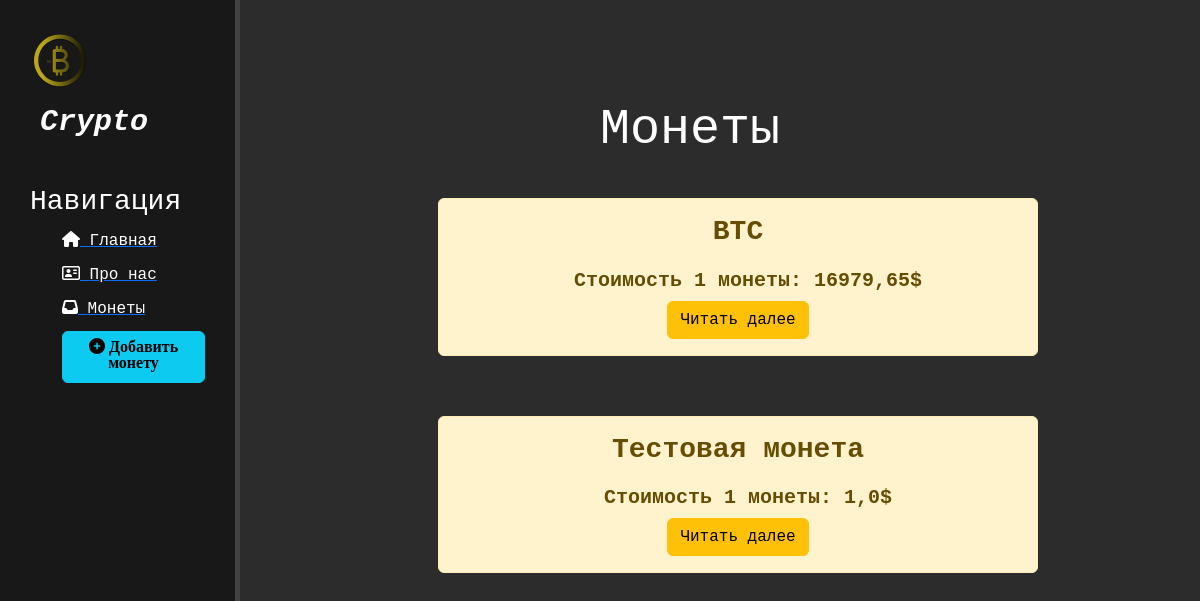
The app's page /parser/, older data.
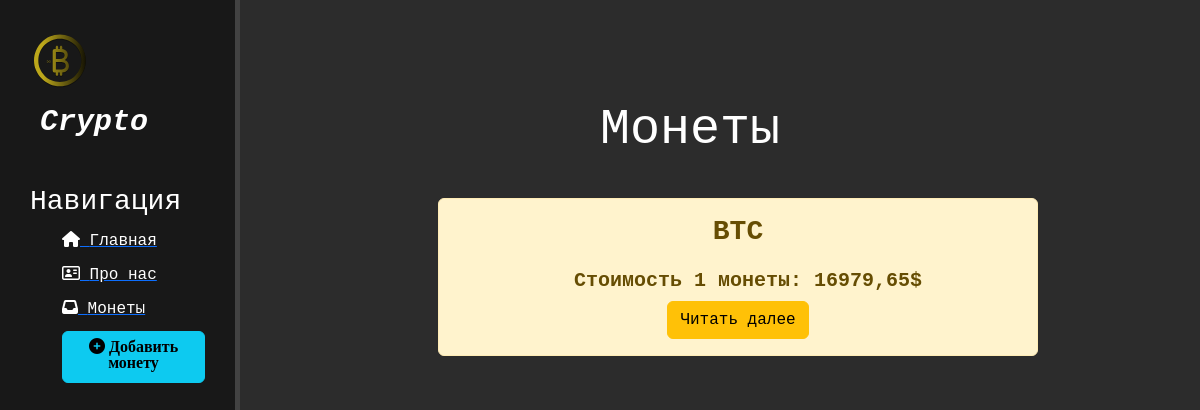
The same page, newer data.
### parser/models.py (models this page shows, shortened)
class Coins(models.Model):
    title = models.CharField('Название монеты', max_length=50)
    description = models.TextField('Описание монеты')
    capitalization = models.IntegerField('Капитализация монеты')
    cost = models.FloatField('Стоимость 1 монеты')
    date = models.DateTimeField('Время последнего обновления')
    class Meta:
        verbose_name = 'Монета'
        verbose_name_plural = 'Монеты'

### parser/views.py (the view)
# urls.py: path('', views.parser_home, name="parser_home"),
def parser_home(request):
    coins = Coins.objects.order_by('-capitalization')
    return render(request, 'parser/parser_home.html', {'coins': coins})

### parser/templates/parser/parser_home.html (shortened to what this page needs)
{% extends 'main/layout.html' %}
{% block content %}
    <div class="features">
        <h1>Монеты</h1>
        {% if coins %}
            {% for elem in coins %}
                <div class="alert alert-warning">
                    <h3><b>{{ elem.title }}</b></h3>
                    <p><h5><b> Cтоимость 1 монеты: {{ elem.cost }}$</b></h5>
                    <a href="{% url 'coins-detail' elem.id %}" class="btn btn-warning">Читать далее</a>
                </div>
            {% endfor %}
        {% else %}
            <p>Монеты не найдены, попробуйте позже</p>
        {% endif %}
    </div>
{% endblock %}

Row changes from the older to the newer data that the page shows:
removed Coins: title "Тестовая монета", cost "1,0"
